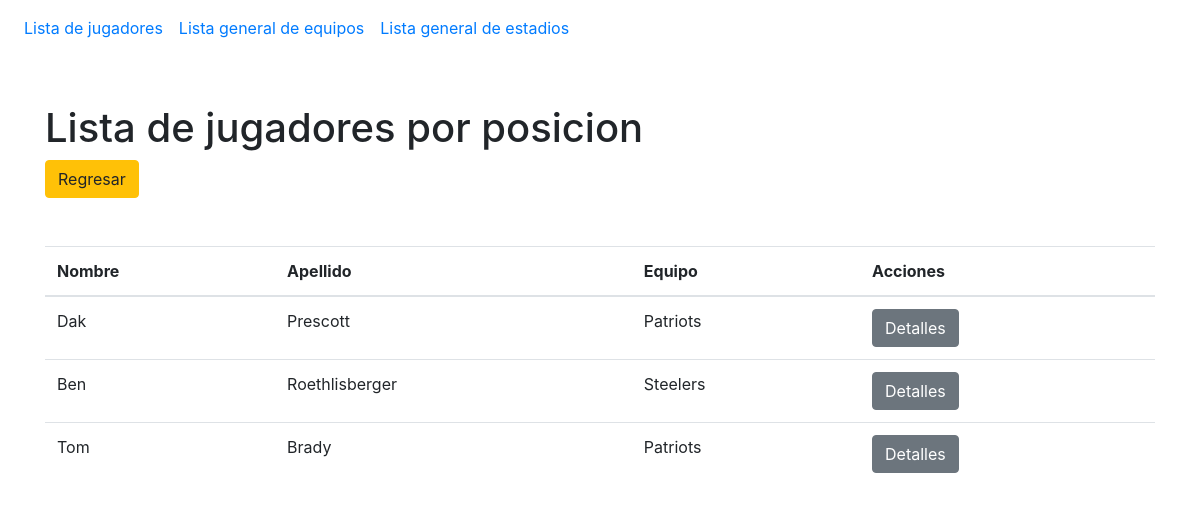
The page /jugadores/Quarterback on the database its author committed.
### aplicacion/models.py (models this page shows)
class Jugador(models.Model):
    nombre=models.CharField(max_length=100)
    apellido=models.CharField(max_length=100)
    edad=models.IntegerField()
    posicion=models.CharField(max_length=100)
    equipo=models.ForeignKey(Equipo, on_delete=models.CASCADE)

class Equipo(models.Model):
    nombre=models.CharField(max_length=100)
    fundacion=models.IntegerField()
    estadio=models.CharField(max_length=100)
    def __str__(self):
        return self.nombre

### aplicacion/views.py (the view)
# urls.py: path('jugadores/<str:posicion>', views.jugadoresPosicion, name='jugadorPosicion'),
def jugadoresPosicion(request, posicion):
    lista=Jugador.objects.filter(posicion=posicion)
    queryset={
        'jugadores':lista
    }
    return render(request, 'jugadoresPosicion.html', queryset)

### aplicacion/templates/jugadoresPosicion.html (shortened to what this page needs)
{% extends 'index.html' %}
{% block contenido %}
<h1>Lista de jugadores por posicion</h1>
<a class="btn btn-warning" href="{% url 'jugadores' %}">Regresar</a>
<table class="table mt-5">
    <thead>
        <tr>
            <th>Nombre</th>
            <th>Apellido</th>
            <th>Equipo</th>
            <th>Acciones</th>
        </tr>
    </thead>
    <tbody>
        {% for jugador in jugadores %}
        <tr>
            <td>{{jugador.nombre}}</td>
            <td>{{jugador.apellido}}</td>
            <td>{{jugador.equipo}}</td>
            <td><a class="btn btn-secondary" href="{% url 'jugadorDetalle' jugador.id %}">Detalles</a></td>
        </tr>
        {% endfor %}
    </tbody>
</table>
{% endblock contenido %}

### rows shown on the page
Jugador: nombre "Dak", apellido "Prescott", equipo "Patriots"
Jugador: nombre "Ben", apellido "Roethlisberger", equipo "Steelers"
Jugador: nombre "Tom", apellido "Brady", equipo "Patriots"
